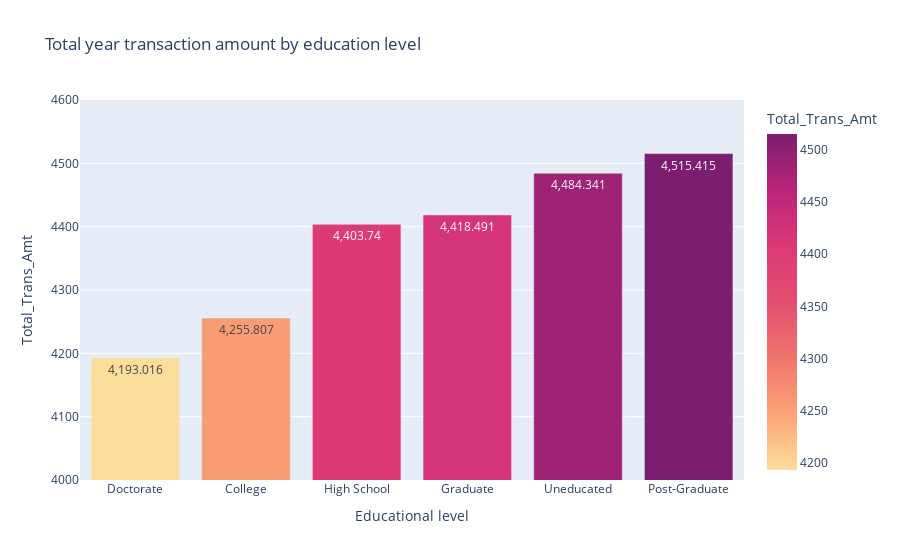

This figure's notebook cell:
### Code cell
dftr=df.groupby('Education_Level').mean().sort_values(by='Total_Trans_Amt').reset_index()
dftr=dftr[dftr['Education_Level']!='Unknown']
fig= px.bar(dftr, x = 'Education_Level' , y = 'Total_Trans_Amt', color = 'Total_Trans_Amt', title = 'Total year transaction amount by education level',text_auto=True, color_continuous_scale=px.colors.sequential.Sunsetdark)
fig.update_layout(xaxis_tickangle=0, xaxis_title = 'Educational level')
fig.update_layout(uniformtext_minsize=0.4)
fig.update_yaxes(range=[4000, 4600])
fig.show()
#Surprisingly people who spend less are those in the top educational tier (Doctorate) while those are the second to spend the highest amount of money

### Figure 1 — Plotly figure (JSON) as saved in the notebook; plotly's stock layout.template omitted (floating-point values rounded to 4 significant figures)
{"data": [{"alignmentgroup": "True", "hovertemplate": "Education_Level=%{x}<br>Total_Trans_Amt=%{marker.color}<extra></extra>", "legendgroup": "", "marker": {"color": [4193.0, 4256.0, 4404.0, 4418.0, 4484.0, 4515.0], "coloraxis": "coloraxis", "pattern": {"shape": ""}}, "name": "", "offsetgroup": "", "orientation": "v", "showlegend": false, "textposition": "auto", "texttemplate": "%{y}", "type": "bar", "x": ["Doctorate", "College", "High School", "Graduate", "Uneducated", "Post-Graduate"], "xaxis": "x", "y": [4193.0, 4256.0, 4404.0, 4418.0, 4484.0, 4515.0], "yaxis": "y"}], "layout": {"barmode": "relative", "coloraxis": {"colorbar": {"title": {"text": "Total_Trans_Amt"}}, "colorscale": [[0, "rgb(252, 222, 156)"], [0.1667, "rgb(250, 164, 118)"], [0.3333, "rgb(240, 116, 110)"], [0.5, "rgb(227, 79, 111)"], [0.6667, "rgb(220, 57, 119)"], [0.8333, "rgb(185, 37, 122)"], [1, "rgb(124, 29, 111)"]]}, "legend": {"tracegroupgap": 0}, "title": {"text": "Total year transaction amount by education level"}, "uniformtext": {"minsize": 0.4}, "xaxis": {"anchor": "y", "domain": [0, 1], "tickangle": 0, "title": {"text": "Educational level"}}, "yaxis": {"anchor": "x", "domain": [0, 1], "range": [4000, 4600], "title": {"text": "Total_Trans_Amt"}}}}
